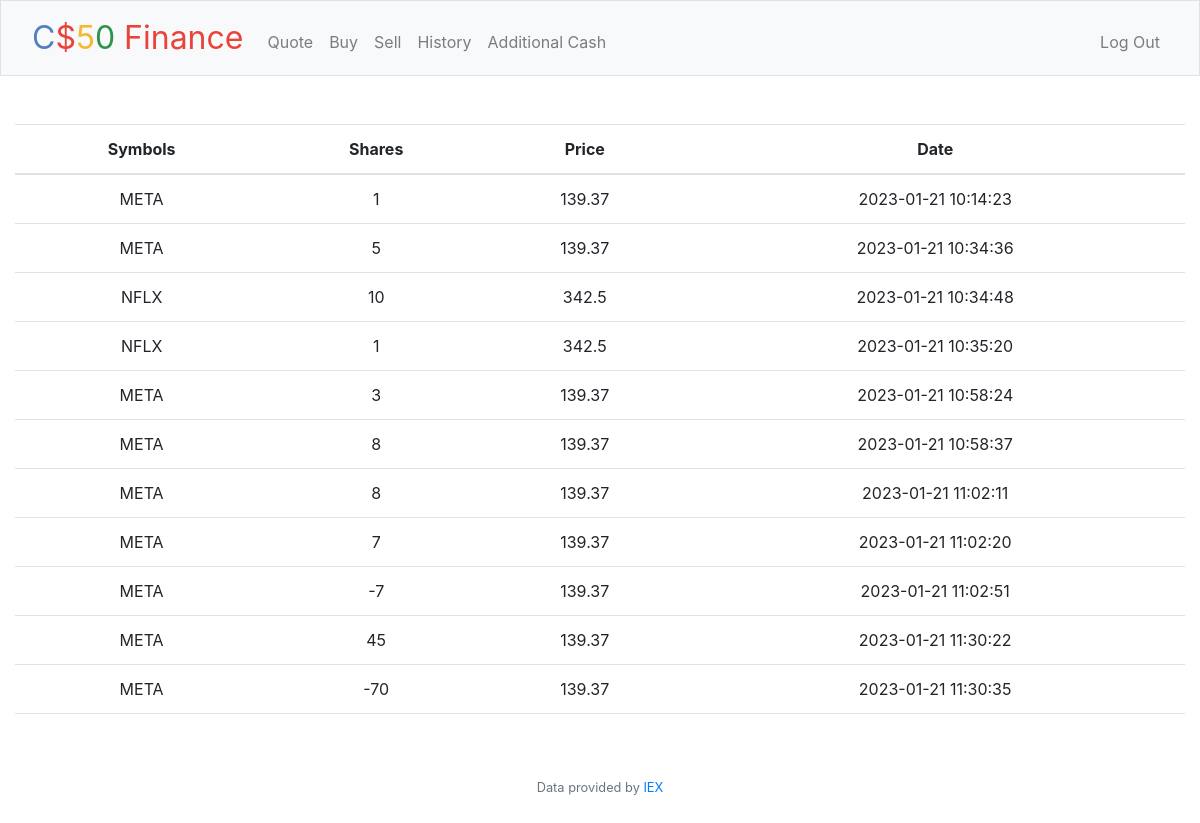
Screenshot of /history (signed in) with the database file from the repository.
### tables this page shows
CREATE TABLE 'transactions' ('id' INTEGER PRIMARY KEY AUTOINCREMENT NOT NULL, 'user_id' INTEGER, 'symbol' TEXT, 'shares' INTEGER, 'price' REAL, 'date' DATETIME);

### app.py (the view)
@app.route("/history")
@login_required
def history():
    user_id = session["user_id"]
    transactions_db= db.execute("SELECT * FROM transactions WHERE user_id = :id", id=user_id)
    return render_template("history.html", transactions = transactions_db)

### app.py (called while the page is built)
@app.after_request
def after_request(response):
    response.headers["Cache-Control"] = "no-cache, no-store, must-revalidate"
    response.headers["Expires"] = 0
    response.headers["Pragma"] = "no-cache"
    return response

### helpers.py (called while the page is built)
def login_required(f):
    @wraps(f)
    def decorated_function(*args, **kwargs):
        if session.get("user_id") is None:
            return redirect("/login")
        return f(*args, **kwargs)
    return decorated_function

### templates/history.html (shortened to what this page needs)
{% extends "layout.html" %}
{% block main %}
<table class="table">
    <thead>
      <tr>
        <th scope="col">Symbols</th>
        <th scope="col">Shares</th>
        <th scope="col">Price</th>
        <th scope="col">Date</th>
      </tr>
    </thead>
    <tbody>
      {%for row in transactions %}
        <tr>
            <td>{{ row["symbol"] }}</td>
            <td>{{ row["shares"] }}</td>
            <td>{{ row["price"] }}</td>
            <td>{{ row["date"] }}</td>
        </tr>
      {% endfor %}
    </tbody>
  </table>
{% endblock %}

### templates/layout.html (shortened to what this page needs)
<!DOCTYPE html>
<html lang="en">
    <head>
        <link href="https://cdn.jsdelivr.net/npm/bootstrap@5.1.3/dist/css/bootstrap.min.css" rel="stylesheet">
        <link rel="stylesheet" href="https://cdn.jsdelivr.net/npm/bootstrap@4.1.3/dist/css/bootstrap.min.css">
        <link href="/static/styles.css" rel="stylesheet">
    </head>
    <body>
        <nav class="bg-light border navbar navbar-expand-md navbar-light">
            <div class="container-fluid">
                <a class="navbar-brand" href="/"><span class="blue">C</span><span class="red">$</span><span class="yellow">5</span><span class="green">0</span> <span class="red">Finance</span></a>
                <div class="collapse navbar-collapse" id="navbar">
                    {% if session["user_id"] %}
                        <ul class="navbar-nav me-auto mt-2">
                            <li class="nav-item"><a class="nav-link" href="/quote">Quote</a></li>
                            <li class="nav-item"><a class="nav-link" href="/buy">Buy</a></li>
                            <li class="nav-item"><a class="nav-link" href="/sell">Sell</a></li>
                            <li class="nav-item"><a class="nav-link" href="/history">History</a></li>
                            <li class="nav-item"><a class="nav-link" href="/add_cash">Additional Cash</a></li>
                        </ul>
                        <ul class="navbar-nav ms-auto mt-2">
                            <li class="nav-item"><a class="nav-link" href="/logout">Log Out</a></li>
                        </ul>
                    {% else %}
                        <ul class="navbar-nav ms-auto mt-2">
                            <li class="nav-item"><a class="nav-link" href="/register">Register</a></li>
                            <li class="nav-item"><a class="nav-link" href="/login">Log In</a></li>
                        </ul>
                    {% endif %}
                </div>
            </div>
        </nav>
        <main class="container-fluid py-5 text-center">
            {% block main %}{% endblock %}
        </main>
        <footer class="mb-5 small text-center text-muted">
            Data provided by <a href="https://iexcloud.io/">IEX</a>
        </footer>
    </body>
</html>

### static/styles.css (style rules this page uses)
nav .navbar-brand { font-size: xx-large; }
nav .navbar-brand .blue { color: #537fbe; }
nav .navbar-brand .red { color: #ea433b; }
nav .navbar-brand .yellow { color: #f5b82e; }
nav .navbar-brand .green { color: #2e944b; }

### rows the page displays
transactions: symbol "META", shares "1", price "139.37", date "2023-01-21 10:14:23"
transactions: symbol "META", shares "5", price "139.37", date "2023-01-21 10:34:36"
transactions: symbol "NFLX", shares "10", price "342.5", date "2023-01-21 10:34:48"
transactions: symbol "NFLX", shares "1", price "342.5", date "2023-01-21 10:35:20"
transactions: symbol "META", shares "3", price "139.37", date "2023-01-21 10:58:24"
transactions: symbol "META", shares "8", price "139.37", date "2023-01-21 10:58:37"
transactions: symbol "META", shares "8", price "139.37", date "2023-01-21 11:02:11"
transactions: symbol "META", shares "7", price "139.37", date "2023-01-21 11:02:20"
transactions: symbol "META", shares "-7", price "139.37", date "2023-01-21 11:02:51"
transactions: symbol "META", shares "45", price "139.37", date "2023-01-21 11:30:22"
transactions: symbol "META", shares "-70", price "139.37", date "2023-01-21 11:30:35"
